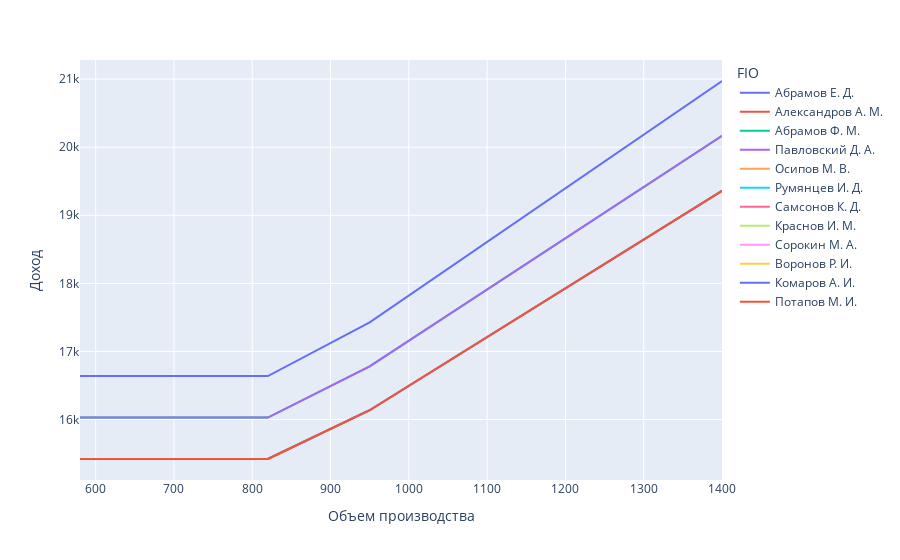

Notebook cell for this chart:
### Code cell
fig = px.line(df_piligrim.sort_values(by ="Объем производства" ), x="Объем производства", y="Доход", color='FIO') 
fig.show()# строим график с разрезам по фамилиям

### Figure 1 — Plotly figure (JSON) as saved in the notebook; plotly's stock layout.template omitted (floating-point values rounded to 4 significant figures)
{"data": [{"hovertemplate": "FIO=Абрамов Е. Д.<br>Объем производства=%{x}<br>Доход=%{y}<extra></extra>", "legendgroup": "Абрамов Е. Д.", "line": {"color": "#636efa", "dash": "solid"}, "mode": "lines", "name": "Абрамов Е. Д.", "orientation": "v", "showlegend": true, "type": "scatter", "x": [580, 780, 790, 810, 820, 950, 1020, 1080, 1180, 1200, 1250, 1400], "xaxis": "x", "y": [16638, 16638, 16638, 16638, 16638, 17430.0, 17980.0, 18450.0, 19240.0, 19400.0, 19790.0, 20970.0], "yaxis": "y"}, {"hovertemplate": "FIO=Александров А. М.<br>Объем производства=%{x}<br>Доход=%{y}<extra></extra>", "legendgroup": "Александров А. М.", "line": {"color": "#EF553B", "dash": "solid"}, "mode": "lines", "name": "Александров А. М.", "orientation": "v", "showlegend": true, "type": "scatter", "x": [580, 780, 790, 810, 820, 950, 1020, 1080, 1180, 1200, 1250, 1400], "xaxis": "x", "y": [15420, 15420, 15420, 15420, 15420, 16140.0, 16638, 17070.0, 17780.0, 17930.0, 18290.0, 19360.0], "yaxis": "y"}, {"hovertemplate": "FIO=Абрамов Ф. М.<br>Объем производства=%{x}<br>Доход=%{y}<extra></extra>", "legendgroup": "Абрамов Ф. М.", "line": {"color": "#00cc96", "dash": "solid"}, "mode": "lines", "name": "Абрамов Ф. М.", "orientation": "v", "showlegend": true, "type": "scatter", "x": [580, 780, 790, 810, 820, 950, 1020, 1080, 1180, 1200, 1250, 1400], "xaxis": "x", "y": [16030.0, 16030.0, 16029, 16030.0, 16030.0, 16780.0, 17310.0, 17760.0, 18510.0, 18660.0, 19040.0, 20170.0], "yaxis": "y"}, {"hovertemplate": "FIO=Павловский Д. А.<br>Объем производства=%{x}<br>Доход=%{y}<extra></extra>", "legendgroup": "Павловский Д. А.", "line": {"color": "#ab63fa", "dash": "solid"}, "mode": "lines", "name": "Павловский Д. А.", "orientation": "v", "showlegend": true, "type": "scatter", "x": [580, 780, 790, 810, 820, 950, 1020, 1080, 1180, 1200, 1250, 1400], "xaxis": "x", "y": [16030.0, 16030.0, 16029, 16030.0, 16030.0, 16780.0, 17310.0, 17760.0, 18510.0, 18660.0, 19040.0, 20170.0], "yaxis": "y"}, {"hovertemplate": "FIO=Осипов М. В.<br>Объем производства=%{x}<br>Доход=%{y}<extra></extra>", "legendgroup": "Осипов М. В.", "line": {"color": "#FFA15A", "dash": "solid"}, "mode": "lines", "name": "Осипов М. В.", "orientation": "v", "showlegend": true, "type": "scatter", "x": [580, 780, 790, 810, 820, 950, 1020, 1080, 1180, 1200, 1250, 1400], "xaxis": "x", "y": [15420, 15420, 15420, 15420, 15420, 16140.0, 16638, 17070.0, 17780.0, 17930.0, 18290.0, 19360.0], "yaxis": "y"}, {"hovertemplate": "FIO=Румянцев И. Д.<br>Объем производства=%{x}<br>Доход=%{y}<extra></extra>", "legendgroup": "Румянцев И. Д.", "line": {"color": "#19d3f3", "dash": "solid"}, "mode": "lines", "name": "Румянцев И. Д.", "orientation": "v", "showlegend": true, "type": "scatter", "x": [580, 780, 790, 810, 820, 950, 1020, 1080, 1180, 1200, 1250, 1400], "xaxis": "x", "y": [15420, 15420, 15420, 15420, 15420, 16140.0, 16638, 17070.0, 17780.0, 17930.0, 18290.0, 19360.0], "yaxis": "y"}, {"hovertemplate": "FIO=Самсонов К. Д.<br>Объем производства=%{x}<br>Доход=%{y}<extra></extra>", "legendgroup": "Самсонов К. Д.", "line": {"color": "#FF6692", "dash": "solid"}, "mode": "lines", "name": "Самсонов К. Д.", "orientation": "v", "showlegend": true, "type": "scatter", "x": [580, 780, 790, 810, 820, 950, 1020, 1080, 1180, 1200, 1250, 1400], "xaxis": "x", "y": [15420, 15420, 15420, 15420, 15420, 16140.0, 16638, 17070.0, 17780.0, 17930.0, 18290.0, 19360.0], "yaxis": "y"}, {"hovertemplate": "FIO=Краснов И. М.<br>Объем производства=%{x}<br>Доход=%{y}<extra></extra>", "legendgroup": "Краснов И. М.", "line": {"color": "#B6E880", "dash": "solid"}, "mode": "lines", "name": "Краснов И. М.", "orientation": "v", "showlegend": true, "type": "scatter", "x": [580, 780, 790, 810, 820, 950, 1020, 1080, 1180, 1200, 1250, 1400], "xaxis": "x", "y": [15420, 15420, 15420, 15420, 15420, 16140.0, 16638, 17070.0, 17780.0, 17930.0, 18290.0, 19360.0], "yaxis": "y"}, {"hovertemplate": "FIO=Сорокин М. А.<br>Объем производства=%{x}<br>Доход=%{y}<extra></extra>", "legendgroup": "Сорокин М. А.", "line": {"color": "#FF97FF", "dash": "solid"}, "mode": "lines", "name": "Сорокин М. А.", "orientation": "v", "showlegend": true, "type": "scatter", "x": [580, 780, 790, 810, 820, 950, 1020, 1080, 1180, 1200, 1250, 1400], "xaxis": "x", "y": [15420, 15420, 15420, 15420, 15420, 16140.0, 16638, 17070.0, 17780.0, 17930.0, 18290.0, 19360.0], "yaxis": "y"}, {"hovertemplate": "FIO=Воронов Р. И.<br>Объем производства=%{x}<br>Доход=%{y}<extra></extra>", "legendgroup": "Воронов Р. И.", "line": {"color": "#FECB52", "dash": "solid"}, "mode": "lines", "name": "Воронов Р. И.", "orientation": "v", "showlegend": true, "type": "scatter", "x": [580, 780, 790, 810, 820, 950, 1020, 1080, 1180, 1200, 1250, 1400], "xaxis": "x", "y": [15420, 15420, 15420, 15420, 15420, 16140.0, 16638, 17070.0, 17780.0, 17930.0, 18290.0, 19360.0], "yaxis": "y"}, {"hovertemplate": "FIO=Комаров А. И.<br>Объем производства=%{x}<br>Доход=%{y}<extra></extra>", "legendgroup": "Комаров А. И.", "line": {"color": "#636efa", "dash": "solid"}, "mode": "lines", "name": "Комаров А. И.", "orientation": "v", "showlegend": true, "type": "scatter", "x": [580, 780, 790, 810, 820, 950, 1020, 1080, 1180, 1200, 1250, 1400], "xaxis": "x", "y": [15420, 15420, 15420, 15420, 15420, 16140.0, 16638, 17070.0, 17780.0, 17930.0, 18290.0, 19360.0], "yaxis": "y"}, {"hovertemplate": "FIO=Потапов М. И.<br>Объем производства=%{x}<br>Доход=%{y}<extra></extra>", "legendgroup": "Потапов М. И.", "line": {"color": "#EF553B", "dash": "solid"}, "mode": "lines", "name": "Потапов М. И.", "orientation": "v", "showlegend": true, "type": "scatter", "x": [580, 780, 790, 810, 820, 950, 1020, 1080, 1180, 1200, 1250, 1400], "xaxis": "x", "y": [15420, 15420, 15420, 15420, 15420, 16140.0, 16638, 17070.0, 17780.0, 17930.0, 18290.0, 19360.0], "yaxis": "y"}], "layout": {"legend": {"title": {"text": "FIO"}, "tracegroupgap": 0}, "margin": {"t": 60}, "xaxis": {"anchor": "y", "domain": [0, 1], "title": {"text": "Объем производства"}}, "yaxis": {"anchor": "x", "domain": [0, 1], "title": {"text": "Доход"}}}}
